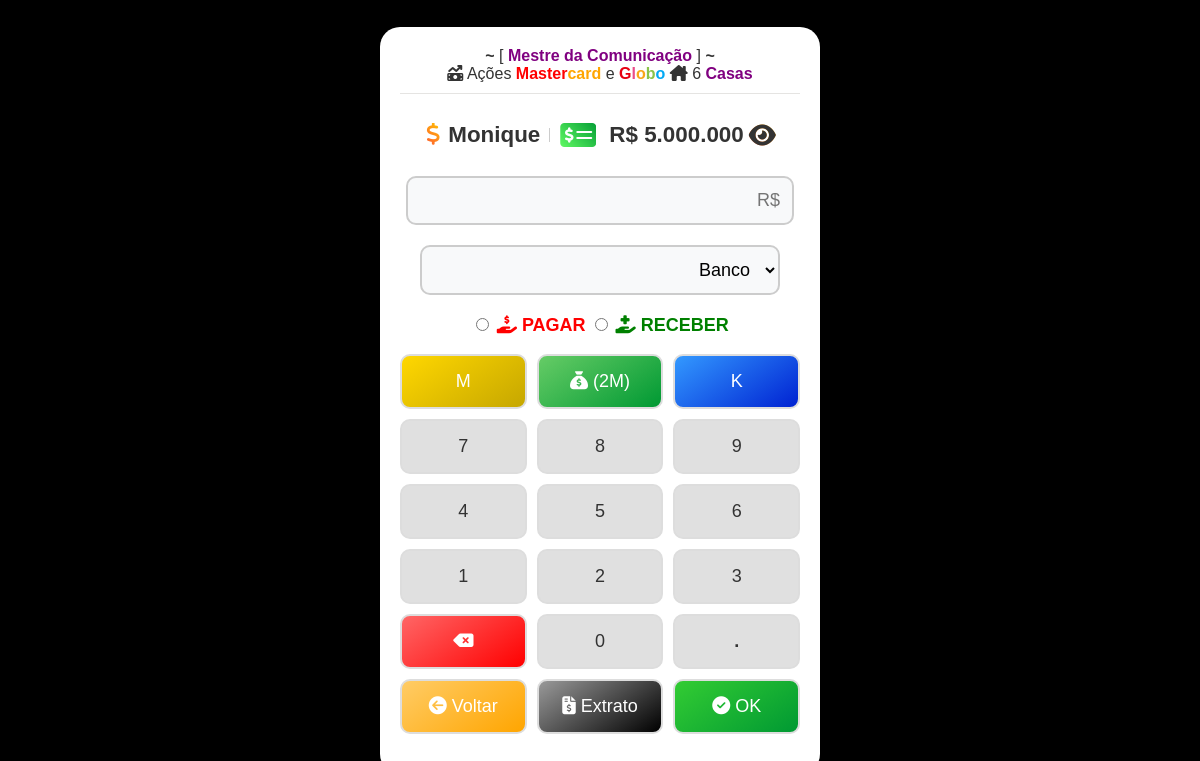
/banco.php (signed in), run on the app's committed database.
### tables this page shows
CREATE TABLE `objetivos` (
  `id` int(11) NOT NULL,
  `nome_objetivo` varchar(255) DEFAULT NULL,
  `descricao_objetivo` text DEFAULT NULL,
  `status` int(11) DEFAULT NULL,
  `objetivo1` varchar(255) DEFAULT NULL,
  `objetivo2` varchar(255) DEFAULT NULL,
  `objetivo3` varchar(255) DEFAULT NULL,
  `objetivo4` varchar(255) DEFAULT NULL,
  `assigned` tinyint(1) DEFAULT 0
);

CREATE TABLE `users` (
  `id` int(11) NOT NULL,
  `nickname` varchar(50) NOT NULL,
  `password` varchar(255) NOT NULL,
  `balance` decimal(15,2) DEFAULT 15000000.00,
  `abandonou` tinyint(1) DEFAULT 0,
  `notificado` tinyint(1) DEFAULT 0,
  `last_reward_time` timestamp NULL DEFAULT NULL,
  `icone` varchar(50) DEFAULT NULL
);

### banco.php (the view, shortened to what this page needs)
<?php
include 'db_connection.php';
$saldoAtual = 0;
$nickname = "";
$userId = $_SESSION['user_id'];
$sql = "SELECT balance, nickname FROM users WHERE id = ?";
$stmt = $conn->prepare($sql);
$stmt->bind_param("i", $userId);
$stmt->execute();
$result = $stmt->get_result();
if ($row = $result->fetch_assoc()) {
    $saldoAtual = $row['balance'];
    $nickname = $row['nickname'];
}
$sql = "SELECT nickname, abandonou FROM users WHERE id = ?";
$stmt = $conn->prepare($sql);
$stmt->bind_param("i", $userId);
$stmt->execute();
$result = $stmt->get_result();
if ($row = $result->fetch_assoc()) {
    $nickname = $row['nickname'];
} else {
    $nickname = "Usuário";
    $abandonou = 0;
}
$objetivos = [];
$sql = "SELECT objetivoId FROM jogando WHERE userId = ?";
$stmtObjetivoId = $conn->prepare($sql);
$stmtObjetivoId->bind_param("i", $userId);
$stmtObjetivoId->execute();
$resultObjetivoId = $stmtObjetivoId->get_result();
$objetivoId = $resultObjetivoId->fetch_assoc()['objetivoId'];
if ($objetivoId !== null) {
    $sql = "SELECT nome_objetivo, objetivo1, objetivo2, objetivo3, objetivo4 FROM objetivos WHERE id = ?";
    $stmtObjetivos = $conn->prepare($sql);
    $stmtObjetivos->bind_param("i", $objetivoId);
    $stmtObjetivos->execute();
    $resultObjetivos = $stmtObjetivos->get_result();
    while ($row = $resultObjetivos->fetch_assoc()) {
        $objetivos[] = $row;
    }
}
$sqlIcon = "SELECT icone FROM users WHERE id = ?";
$stmtIcon = $conn->prepare($sqlIcon);
$stmtIcon->bind_param("i", $userId);
$stmtIcon->execute();
$resultIcon = $stmtIcon->get_result();
if ($rowIcon = $resultIcon->fetch_assoc()) {
    $icone = $rowIcon['icone'];
} else {
    $icone = 'fa-user';
}
?>
<!DOCTYPE html>
<html lang="pt">
<head>
    <link rel="stylesheet" href="estilo.css">
	<link rel="stylesheet" href="dashboard.css">
</head>
<body>
<body style="background-color:#000000;">
</body>
    <div class="container">
	<?php
foreach ($objetivos as $objetivo) {
    if (!empty($objetivo['objetivo1']) || !empty($objetivo['objetivo2']) || !empty($objetivo['objetivo3']) || !empty($objetivo['objetivo4'])) {
        echo '<b>~</b> [<font color="purple"><tr><td colspan="4" style="text-align: center; font-weight: bold;"> <b>' . $objetivo['nome_objetivo'] . '</b></font> ] <b>~</b></td></tr><br>';
        echo '<tr>';
        if (!empty($objetivo['objetivo1'])) {
            if (stripos($objetivo['objetivo1'], "ação") !== false || stripos($objetivo['objetivo1'], "ações")  !== false) {
                echo '<td><i class="fa-solid fa-money-bill-trend-up"></i> ' . $objetivo['objetivo1'] . ' </td>';
            } elseif (stripos($objetivo['objetivo1'], "conj.") !== false) {
                echo '<td><i class="fa-solid fa-city"></i> ' . $objetivo['objetivo1'] . ' </td>';
            } else {
                echo '<td><i class="fa-solid fa-house-chimney"></i> ' . $objetivo['objetivo1'] . ' </td>';
            }
        }
        if (!empty($objetivo['objetivo2'])) {
            if (stripos($objetivo['objetivo2'], "casas") !== false) {
                echo '<td><i class="fa-solid fa-house-chimney"></i> ' . $objetivo['objetivo2'] . ' </td>';
            } elseif (stripos($objetivo['objetivo2'], "hotéis") !== false || stripos($objetivo['objetivo2'], "hotel") !== false) {
                echo '<td><i class="fa-solid fa-hotel"></i> ' . $objetivo['objetivo2'] . ' </td>';
            } elseif (stripos($objetivo['objetivo2'], "ação") !== false || stripos($objetivo['objetivo2'], "ações") !== false) {
                echo '<td><i class="fa-solid fa-money-bill-trend-up"></i> ' . $objetivo['objetivo2'] . ' </td>';
            }
        }
    }
}
?>
<hr class="separator">
<h2>
    <span class="nickname" id="nickname">
        <i class="fa-solid <?= $icone; ?> icon-gradient"></i> <?= $nickname; ?>
    </span>
    <span id="containerSaldo">
        <i class="fa-solid fa-money-check-dollar icon-gradient2"></i>
        <span id="saldoAtual">R$ <?= number_format($saldoAtual, 0, ',', '.'); ?></span>
        <i id="toggleVisibility" class="fa-solid fa-eye icon-gradient" onclick="toggleSaldo();"></i>
    </span>
</h2>
        <form id="transacaoForm" method="post">
            <input type="text" id="valorTransacao" name="valor" placeholder="R$" readonly>
            <select name="destinatario" id="destinatario" onchange="mostrarOpcoesBanco()">
                <option value="0">Banco</option>
            </select>
            <div id="opcoesBanco">
                <label><input type="radio" name="tipoOperacao" value="pagar"> <b><font color="red" size="4"><i class="fa-solid fa-hand-holding-dollar"></i> PAGAR</font></b></label>
                <label><input type="radio" name="tipoOperacao" value="receber"> <b><font color="green" size="4"><i class="fa-solid fa-hand-holding-medical"></i> RECEBER</font></b></label>
            </div><br>
            <div class="teclado">
                <button type="button" class="btn-m" onclick="usarM()">M</button>
                <button type="button" class="btn-arrow" onclick="adicionar2M()"><i class="fa-solid fa-sack-dollar"></i> (2M)</button>
                <button type="button" class="btn-k" onclick="usarK()">K</button>
                <button type="button" onclick="digitar('7')">7</button>
                <button type="button" onclick="digitar('8')">8</button>
                <button type="button" onclick="digitar('9')">9</button>
                <button type="button" onclick="digitar('4')">4</button>
                <button type="button" onclick="digitar('5')">5</button>
                <button type="button" onclick="digitar('6')">6</button>
                <button type="button" onclick="digitar('1')">1</button>
                <button type="button" onclick="digitar('2')">2</button>
                <button type="button" onclick="digitar('3')">3</button>
                <button type="button" class="btn-clear" onclick="apagar()"><i class="fa-solid fa-delete-left"></i></button>
                <button type="button" onclick="digitar('0')">0</button>
                <button type="button" onclick="digitar('.')"><font size="4"><b>.</b></font></button>
                <button type="button" class="btn-back" onclick="voltarDashboard()"><i class="fa-solid fa-circle-arrow-left"></i> Voltar</button>
                <button type="button" class="btn-extrato" onclick="extrato()"><i class="fa-solid fa-file-invoice-dollar"></i> Extrato</button>
                <button type="submit" class="btn-pagar"><i class="fa-solid fa-circle-check"></i> OK</button>
            </div>
        </form>
    </div>
</body>
</html>

### estilo.css (style rules this page uses)
body { font-family: 'Arial', sans-serif; background-color: #282c34; color: white; margin: 0; padding: 0; display: flex; justify-content: center; align-items: center; height: 100vh; overflow: hidden; }
.container { width: 90%; max-width: 400px; background-color: #ffffff; padding: 20px; border-radius: 20px; box-shadow: 0 8px 30px rgba(0, 0, 0, 0.2); text-align: center; color: #333; }
input[type="text"], select { width: 90%; padding: 12px; margin-bottom: 20px; font-size: 18px; border: 2px solid #ccc; border-radius: 10px; text-align: right; background-color: #f8f9fa; }
.teclado { display: grid; grid-template-columns: repeat(3, 1fr); gap: 10px; margin-bottom: 20px; }
.teclado button { padding: 15px; font-size: 18px; border: 2px solid #ddd; border-radius: 10px; cursor: pointer; transition: transform 0.2s ease, box-shadow 0.2s ease; background-color: #e0e0e0; color: #333; }
.teclado .btn-m { background-image: linear-gradient(145deg, #ffd700, #c6a700); color: white; }
.teclado .btn-k { background-image: linear-gradient(145deg, #3399ff, #0022d2); color: white; }
.teclado .btn-arrow, button[type="submit"] { background-image: linear-gradient(145deg, #66cc66, #009933); color: white; }
.teclado .btn-pagar { background-image: linear-gradient(145deg, #33cc33, #009933); color: white; }
.teclado .btn-clear { background-image: linear-gradient(145deg, #ff6666, #ff0000); color: white; }
.teclado .btn-back { background-image: linear-gradient(145deg, #ffcc66, #ffa500); color: white; }
.teclado .btn-extrato { background-image: linear-gradient(145deg, #999999, #000000); color: white; }
h2 { display: flex; align-items: center; justify-content: center; gap: 10px; font-size: 1rem; padding: 5px 0; }
#containerSaldo { display: flex; align-items: center; gap: 5px; }
.nickname { display: flex; align-items: center; position: relative; padding-right: 10px; font-size: 1.4rem; }
.nickname::after { content: ''; position: absolute; right: 0; top: 50%; transform: translateY(-50%); height: 14px; width: 1px; background-color: #ccc; }
.saldo, #saldoAtual { display: flex; align-items: center; white-space: nowrap; font-size: 1.4rem; }
hr { height: 1px; border: none; background-color: #E5E4E2; margin: 10px 0; }
#toggleVisibility { font-size: 24\px; cursor: pointer; color: #333; }
.icon-gradient { margin-right: 8px; background: linear-gradient(45deg, #FF5733, #FFC300); -webkit-background-clip: text; color: transparent; }
.icon-gradient2 { margin-right: 8px; background: linear-gradient(45deg, #66ff66, #009933); -webkit-background-clip: text; -webkit-text-fill-color: transparent; }

### dashboard.css (style rules this page uses)
body { font-family: 'Arial', sans-serif; background-color: #282c34; color: #fff; margin: 0; padding: 0; text-align: center; }
h2 { margin: 20px 0; font-size: 2em; }
.fa-money-check-dollar { color: green; }
#toggleVisibility { font-size: 24px; cursor: pointer; color: #333; }
.icon-gradient { margin-right: 8px; background: linear-gradient(45deg, #FF5733, #FFC300); -webkit-background-clip: text; color: transparent; }

### data on the page
objetivos: nome_objetivo "Mestre da Comunicação", objetivo1 "Ações Master card e G l o b o", objetivo2 "6 Casas"
users: nickname "Monique", balance "5.000.000"
